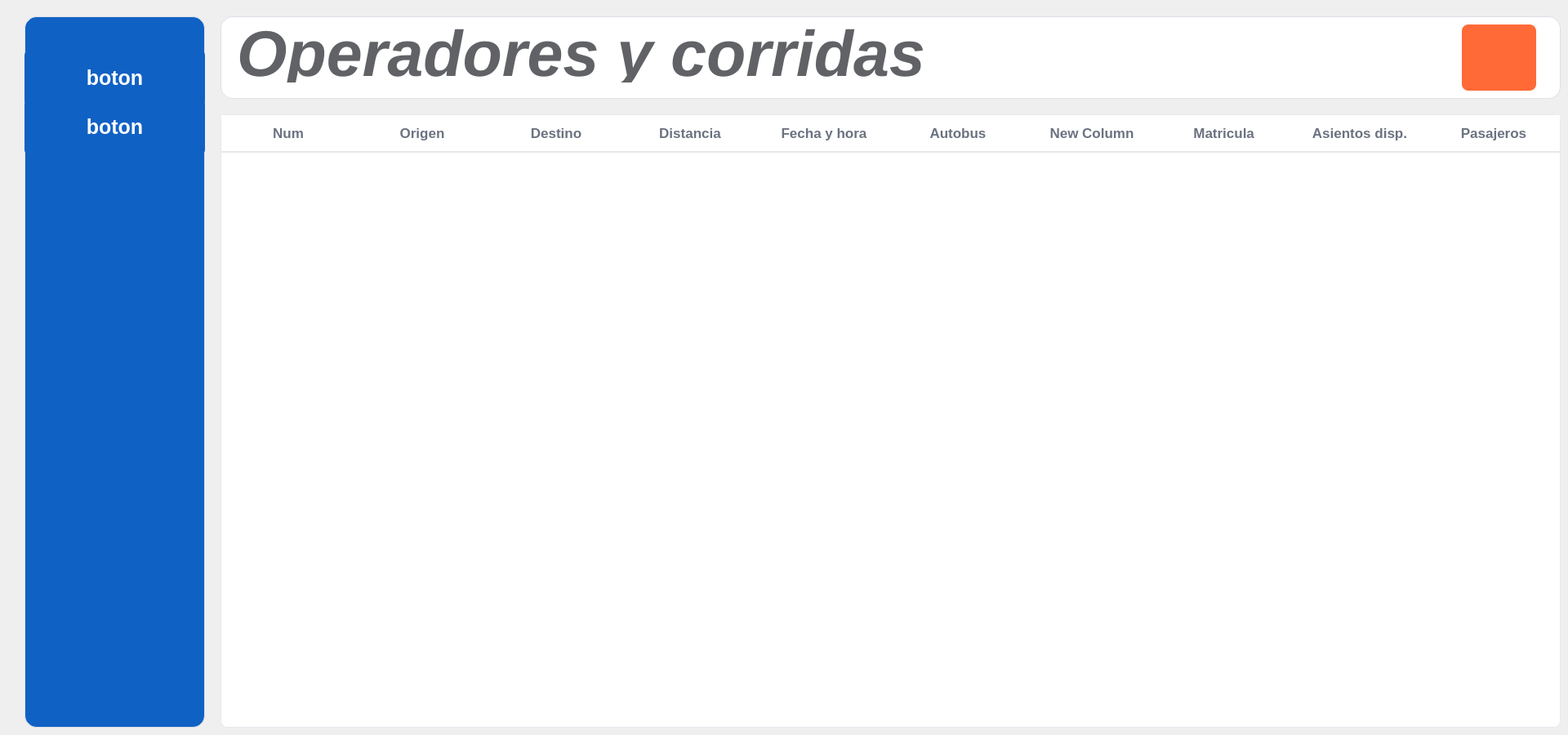
    <widget class="QWidget" name="pagina_operadoresycorridas">
     <widget class="QWidget" name="widget_opbotones_6" native="true">
      <property name="geometry">
       <rect>
        <x>30</x>
        <y>20</y>
        <width>221</width>
        <height>871</height>
       </rect>
      </property>
      <property name="styleSheet">
       <string notr="true">

background-color: #1061C4;
border: 1px solid #dcdfe6;
border-radius: 15px;
gridline-color: #e0e0e0;
outline: none;
color: #606266;

</string>
      </property>
      <widget class="QPushButton" name="boton_ejemplo_17">
       <property name="geometry">
        <rect>
         <x>0</x>
         <y>40</y>
         <width>221</width>
         <height>71</height>
        </rect>
       </property>
       <property name="font">
        <font>
         <pointsize>-1</pointsize>
         <bold>true</bold>
        </font>
       </property>
       <property name="styleSheet">
        <string notr="true">QPushButton{
	background: #1061C4;
	color:WHITE;
	border:none;
	border-radius: 8px;
	font-weight: bold;
	font-size: 25px;
}

QPushButton:hover {
    background-color: #0D4FAB;    
}

QPushButton:pressed {
    background-color: #0A3F8A;     
}</string>
       </property>
       <property name="text">
        <string>boton</string>
       </property>
       <property name="iconSize">
        <size>
         <width>30</width>
         <height>30</height>
        </size>
       </property>
      </widget>
      <widget class="QPushButton" name="boton_ejemplo_18">
       <property name="geometry">
        <rect>
         <x>0</x>
         <y>100</y>
         <width>221</width>
         <height>71</height>
        </rect>
       </property>
       <property name="font">
        <font>
         <pointsize>-1</pointsize>
         <bold>true</bold>
        </font>
       </property>
       <property name="styleSheet">
        <string notr="true">QPushButton{
	background: #1061C4;
	color:WHITE;
	border:none;
	border-radius: 8px;
	font-weight: bold;
	font-size: 25px;
}

QPushButton:hover {
    background-color: #0D4FAB;    
}

QPushButton:pressed {
    background-color: #0A3F8A;     
}</string>
       </property>
       <property name="text">
        <string>boton</string>
       </property>
       <property name="iconSize">
        <size>
         <width>30</width>
         <height>30</height>
        </size>
       </property>
      </widget>
     </widget>
     <widget class="QWidget" name="widget_opfiltro_6" native="true">
      <property name="geometry">
       <rect>
        <x>270</x>
        <y>20</y>
        <width>1641</width>
        <height>101</height>
       </rect>
      </property>
      <property name="styleSheet">
       <string notr="true">background-color: #ffffff;
border: 1px solid #dcdfe6;
border-radius: 15px;
gridline-color: #e0e0e0;
outline: none;
color: #606266;
border-radius: 15px;
border-bottom: 1px solid #E3E3E3;

</string>
      </property>
      <widget class="QLabel" name="label_estatico_operadores_8">
       <property name="geometry">
        <rect>
         <x>20</x>
         <y>10</y>
         <width>881</width>
         <height>71</height>
        </rect>
       </property>
       <property name="font">
        <font>
         <pointsize>59</pointsize>
         <italic>true</italic>
         <bold>true</bold>
        </font>
       </property>
       <property name="styleSheet">
        <string notr="true">border:none

</string>
       </property>
       <property name="text">
        <string>Operadores y corridas</string>
       </property>
      </widget>
      <widget class="QPushButton" name="regresar_pushButton_2">
       <property name="geometry">
        <rect>
         <x>1520</x>
         <y>10</y>
         <width>91</width>
         <height>81</height>
        </rect>
       </property>
       <property name="font">
        <font>
         <pointsize>-1</pointsize>
         <bold>true</bold>
        </font>
       </property>
       <property name="styleSheet">
        <string notr="true">QPushButton{
	background: rgb(255, 106, 54);
	color:WHITE;
	border:none;
	border-radius: 8px;
	font-weight: bold;
	font-size: 25px;
}

QPushButton:hover {
    background-color: #0D4FAB;    
}

QPushButton:pressed {
    background-color: #0A3F8A;     
}</string>
       </property>
       <property name="text">
        <string/>
       </property>
       <property name="icon">
        <iconset>
         <normaloff>:/recursos/iconsEmpresa/volver.png</normaloff>:/recursos/iconsEmpresa/volver.png</iconset>
       </property>
       <property name="iconSize">
        <size>
         <width>30</width>
         <height>30</height>
        </size>
       </property>
      </widget>
     </widget>
     <widget class="QTableWidget" name="QtableWidget_corridas_6">
      <property name="geometry">
       <rect>
        <x>270</x>
        <y>140</y>
        <width>1641</width>
        <height>751</height>
       </rect>
      </property>
      <property name="font">
       <font>
        <pointsize>-1</pointsize>
        <bold>true</bold>
       </font>
      </property>
      <property name="layoutDirection">
       <enum>Qt::LayoutDirection::LeftToRight</enum>
      </property>
      <property name="styleSheet">
       <string notr="true">QTableView {
    background: #ffffff;
    border: 1px solid #e6e8ec;
    border-radius: 8px;
    gridline-color: #f1f1f3;
    selection-background-color: #e8f0fe;
    selection-color: #1a1a1a;
    font-size: 14px;
    color: #333;
    alternate-background-color: #fafbff;
    show-grid: false;
}

QTableView::item {
    padding: 8px 12px;
    border: 0px;
}

QTableView::item:hover {
    background: #f5f8ff;
}

QTableView::item:selected {
    background: #e2edff;
    color: #1a1a1a;
}

QHeaderView::section {
    background: #ffffff;
    color: #6b7280;
    padding: 10px 12px;
    border: 0;
    border-bottom: 2px solid #e6e8ec;
    font-size: 17px;
    font-weight: 600;
}

QHeaderView::section:hover {
    background: #f7f9fc;
}

QHeaderView {
    background: #ffffff;
    border: 0;
}

QTableView::indicator {
    width: 18px;
    height: 18px;
}

QHeaderView::section:first {
    border-top-left-radius: 15px;
}

QHeaderView::section:last {
    border-top-right-radius: 15px;
}

QScrollBar:vertical {
    background: transparent;
    width: 10px;
    margin: 0px;
}

QScrollBar::handle:vertical {
    background: #cfd3da;
    min-height: 25px;
    border-radius: 5px;
}

QScrollBar::handle:vertical:hover {
    background: #b5bac4;
}

QScrollBar::add-line,
QScrollBar::sub-line {
    background: none;
    height: 0px;
}
</string>
      </property>
      <property name="horizontalScrollBarPolicy">
       <enum>Qt::ScrollBarPolicy::ScrollBarAlwaysOff</enum>
      </property>
      <property name="sizeAdjustPolicy">
       <enum>QAbstractScrollArea::SizeAdjustPolicy::AdjustIgnored</enum>
      </property>
      <attribute name="horizontalHeaderVisible">
       <bool>true</bool>
      </attribute>
      <attribute name="horizontalHeaderCascadingSectionResizes">
       <bool>false</bool>
      </attribute>
      <attribute name="horizontalHeaderDefaultSectionSize">
       <number>164</number>
      </attribute>
      <attribute name="horizontalHeaderHighlightSections">
       <bool>false</bool>
      </attribute>
      <column>
       <property name="text">
        <string>Num</string>
       </property>
       <property name="font">
        <font>
         <bold>true</bold>
        </font>
       </property>
      </column>
      <column>
       <property name="text">
        <string>Origen</string>
       </property>
       <property name="font">
        <font>
         <bold>true</bold>
        </font>
       </property>
      </column>
      <column>
       <property name="text">
        <string>Destino</string>
       </property>
       <property name="font">
        <font>
         <bold>true</bold>
        </font>
       </property>
      </column>
      <column>
       <property name="text">
        <string>Distancia</string>
       </property>
       <property name="font">
        <font>
         <bold>true</bold>
        </font>
       </property>
      </column>
      <column>
       <property name="text">
        <string>Fecha y hora</string>
       </property>
       <property name="font">
        <font>
         <bold>true</bold>
        </font>
       </property>
      </column>
      <column>
       <property name="text">
        <string>Autobus</string>
       </property>
       <property name="font">
        <font>
         <bold>true</bold>
        </font>
       </property>
      </column>
      <column>
       <property name="text">
        <string>New Column</string>
       </property>
      </column>
      <column>
       <property name="text">
        <string>Matricula </string>
       </property>
       <property name="font">
        <font>
         <bold>true</bold>
        </font>
       </property>
      </column>
      <column>
       <property name="text">
        <string>Asientos disp.</string>
       </property>
       <property name="font">
        <font>
         <bold>true</bold>
        </font>
       </property>
      </column>
      <column>
       <property name="text">
        <string>Pasajeros</string>
       </property>
       <property name="font">
        <font>
         <bold>true</bold>
        </font>
       </property>
      </column>
     </widget>
    </widget>
